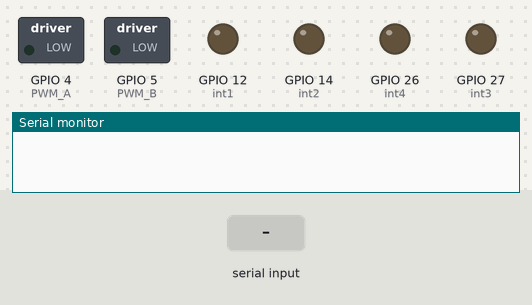
The sketch below on a simulated ESP32. Parts: switched loads named in the sketch (green lamp = pin HIGH), output pins drawn as LEDs (lit = HIGH), the last lines printed to the serial monitor. The test bench sets the inputs (shaded band). Nothing arrives over Bluetooth unless stated.

Above: at 1.2 s.
1.3 s: "I" received over the second serial link
At 1.6 s:
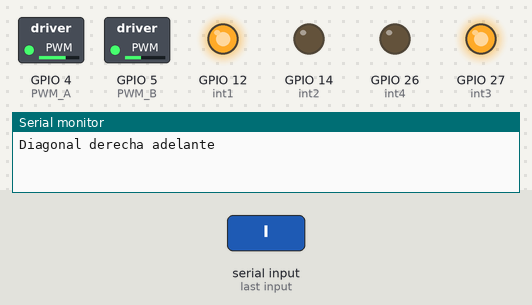
2.8 s: "H" received over the second serial link
At 3.9 s:
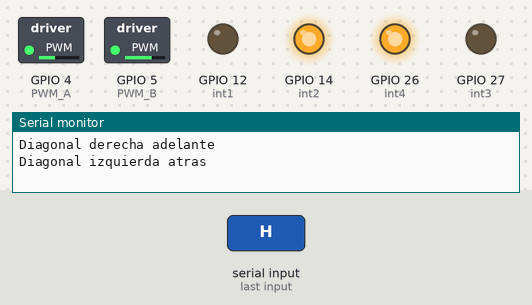
4.3 s: "J" received over the second serial link
At 5.1 s:
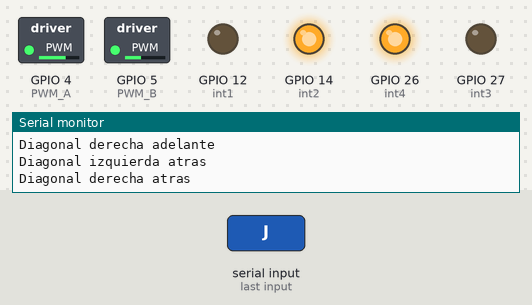
5.8 s: "S" received over the second serial link
At 6.2 s:
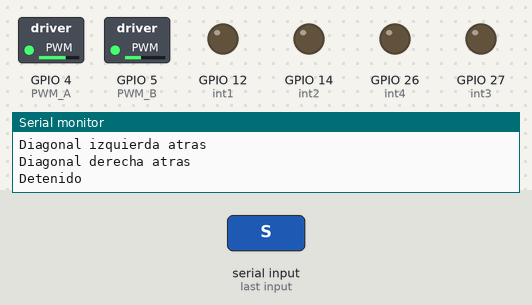
7.3 s: "F90\n" received over the second serial link
At 8.5 s:
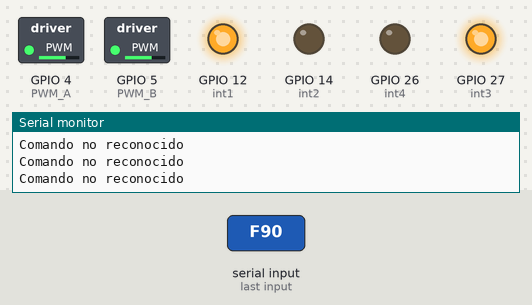
8.8 s: "V" received over the second serial link
At 9.8 s:
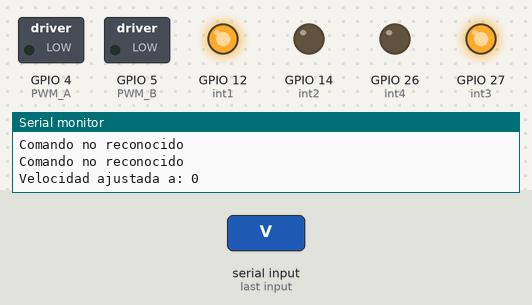
Timing chart, 0 to 11.3 s (numbered marks = the images above; inputs shaded):
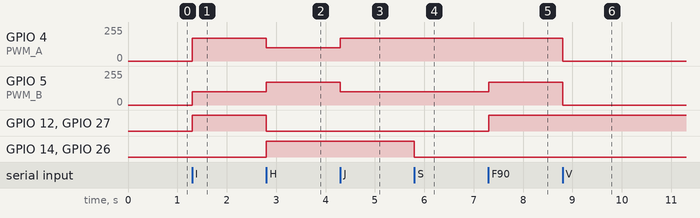

Measured:
- after the input at 1.3 s, GPIO 4 (PWM_A): 0/255 → 169/255 at once; GPIO 5 (PWM_B): 0/255 → 100/255 at once; GPIO 12 (int1), GPIO 27 (int3): LOW → HIGH at once
- after the input at 2.8 s, GPIO 4 (PWM_A): 169/255 → 100/255 at once; GPIO 5 (PWM_B): 100/255 → 169/255 at once; GPIO 12 (int1), GPIO 27 (int3): HIGH → LOW at once; GPIO 14 (int2), GPIO 26 (int4): LOW → HIGH at once
- after the input at 4.3 s, GPIO 4 (PWM_A): 100/255 → 169/255 at once; GPIO 5 (PWM_B): 169/255 → 100/255 at once
- after the input at 5.8 s, GPIO 14 (int2), GPIO 26 (int4): HIGH → LOW at once
- after the input at 7.3 s, GPIO 5 (PWM_B): 100/255 → 169/255 at once; GPIO 12 (int1), GPIO 27 (int3): LOW → HIGH at once
- after the input at 8.8 s, GPIO 4 (PWM_A), GPIO 5 (PWM_B): 169/255 → 0/255 at once

The sketch:

car_bluetooth_esp32.ino
```cpp
#include <BluetoothSerial.h>

BluetoothSerial SerialBT;

const int int1 = 12;
const int int2 = 14;
const int PWM_A = 4;

const int int3 = 27;
const int int4 = 26;
const int PWM_B = 5;

const int PWM_Chan1 = 0;
const int PWM_Chan2 = 1;
const int PWM_Freq = 30000;
const int PWM_Res = 8;
int speed = 170;    // Velocidad constante de los motores (valor PWM)
char receivedChar;  // Para almacenar el carácter recibido

void setup() {
  // Inicia la comunicación serie para la consola
  Serial.begin(115200);
  SerialBT.begin("Meteoro");  // Nombre del dispositivo Bluetooth
  pinMode(PWM_A, OUTPUT);
  pinMode(int1, OUTPUT);
  pinMode(int2, OUTPUT);
  pinMode(PWM_B, OUTPUT);
  pinMode(int3, OUTPUT);
  pinMode(int4, OUTPUT);

  ledcAttachChannel(PWM_A, PWM_Freq, PWM_Res, PWM_Chan1);
  ledcAttachChannel(PWM_B, PWM_Freq, PWM_Res, PWM_Chan2);
}

void loop() {
  while (SerialBT.available()) {
    char command = SerialBT.read();
    String message = executeCommand(command);
    Serial.println(message);  // Muestra el mensaje por la consola de depuración
  }
}

String executeCommand(char command) {
  String message;
  // Comandos para controlar el carro a través de Bluetooth
  switch (command) {
    case 'F':
      forward();
      message = "Moviendo hacia adelante";
      break;
    case 'B':
      backward();
      message = "Moviendo hacia atrás";
      break;
    case 'L':
      left();
      message = "Girando a la izquierda";
      break;
    case 'R':
      right();
      message = "Girando a la derecha";
      break;
    case 'G':
      topleft();
      message = "Diagonal izquierda adelante";
      break;
    case 'I':
      topright();
      message = "Diagonal derecha adelante";
      break;
    case 'H':
      bottomleft();
      message = "Diagonal izquierda atras";
      break;
    case 'J':
      bottomright();
      message = "Diagonal derecha atras";
      break;
    case 'S':
      stop();
      message = "Detenido";
      break;
    case 'V':
      {
        // Ajuste de velocidad, asumiendo que la velocidad sigue al comando 'V'
        char speedChar[4];  // Para almacenar los 2 caracteres de la velocidad (por ejemplo: "12")
        int i = 0;
        while (SerialBT.available() && i < 4) {
          speedChar[i++] = (char)SerialBT.read();  // Leer los caracteres de velocidad
        }
        speedChar[i] = '\0';                  // Termina la cadena de velocidad
        int newSpeed = atoi(speedChar);       // Convierte los caracteres a un número entero
        speed = constrain(newSpeed, 0, 255);  // Limita el valor de la velocidad
        applySpeed();
        applySpeedLeft();
        applySpeedRight();
        message = "Velocidad ajustada a: " + String(speed);
        break;
      }
    default:
      message = "Comando no reconocido";
      break;
  }
  return message;
}

void forward() {
  digitalWrite(int1, HIGH);
  digitalWrite(int2, LOW);
  digitalWrite(int3, HIGH);
  digitalWrite(int4, LOW);
  /*   ledcWrite(PWM_A, speed);
  ledcWrite(PWM_B, speed); */
  applySpeed();
}

void backward() {
  digitalWrite(int1, LOW);
  digitalWrite(int2, HIGH);
  digitalWrite(int3, LOW);
  digitalWrite(int4, HIGH);
  applySpeed();
}

void right() {
  digitalWrite(int1, HIGH);
  digitalWrite(int2, LOW);
  digitalWrite(int3, LOW);
  digitalWrite(int4, HIGH);
  applySpeed();
}

void left() {
  digitalWrite(int1, LOW);
  digitalWrite(int2, HIGH);
  digitalWrite(int3, HIGH);
  digitalWrite(int4, LOW);
  applySpeed();
}

void topleft() {
  digitalWrite(int1, HIGH);
  digitalWrite(int2, LOW);
  digitalWrite(int3, HIGH);
  digitalWrite(int4, LOW);
  applySpeedLeft();
}

void topright() {
  digitalWrite(int1, HIGH);
  digitalWrite(int2, LOW);
  digitalWrite(int3, HIGH);
  digitalWrite(int4, LOW);
  applySpeedRight();
}

void bottomleft() {
  digitalWrite(int1, LOW);
  digitalWrite(int2, HIGH);
  digitalWrite(int3, LOW);
  digitalWrite(int4, HIGH);
  applySpeedLeft();
}

void bottomright() {
  digitalWrite(int1, LOW);
  digitalWrite(int2, HIGH);
  digitalWrite(int3, LOW);
  digitalWrite(int4, HIGH);
  applySpeedRight();
}

void stop() {
  digitalWrite(int1, LOW);
  digitalWrite(int2, LOW);
  digitalWrite(int3, LOW);
  digitalWrite(int4, LOW);
}

void applySpeed() {
  ledcWrite(PWM_A, speed);
  ledcWrite(PWM_B, speed);
}

void applySpeedLeft() {
  ledcWrite(PWM_A, speed / 1.7);
  ledcWrite(PWM_B, speed);
}

void applySpeedRight() {
  ledcWrite(PWM_A, speed);
  ledcWrite(PWM_B, speed / 1.7);
}
```
